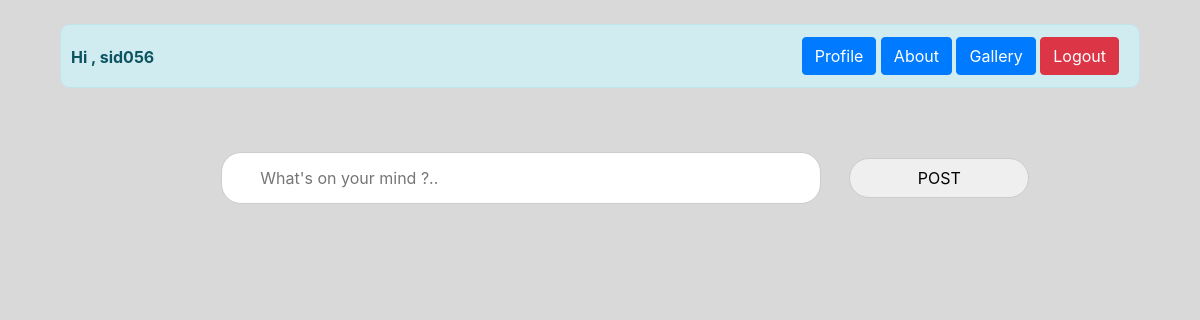
Page /home/ (signed in) on the earlier database version.
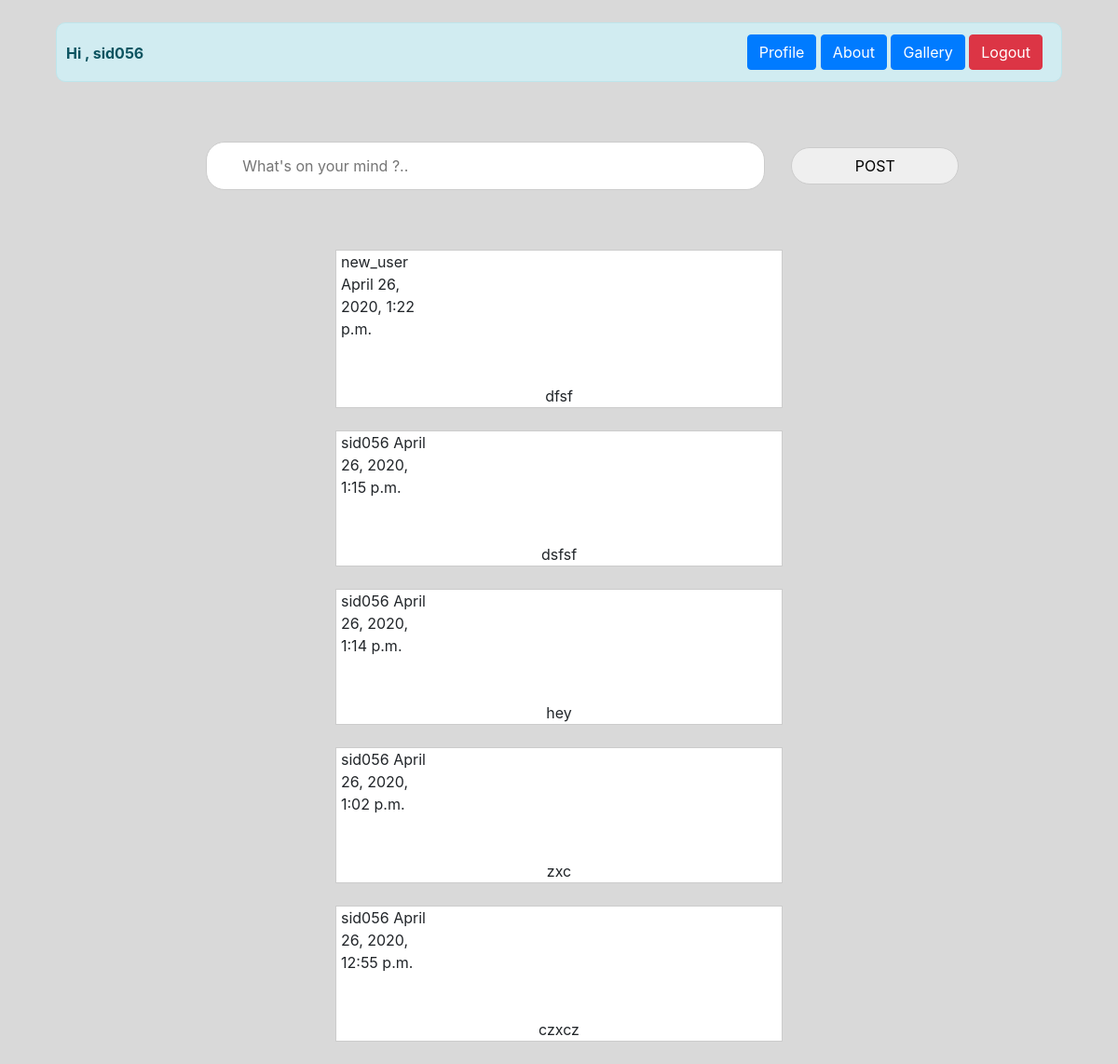
Same page on the later database version.
### home/models.py (models this page shows)
class Post(models.Model):
    postid = models.ForeignKey(User,on_delete=models.CASCADE)
    text = models.TextField()
    post_time = models.DateTimeField(auto_now=True)

### home/views.py (the view)
# urls.py: path('home/',HomeView , name="home"),
@login_required(login_url="/")
def HomeView(request):
    following=[]
    posts = Post.objects.all().order_by('-id')
    Following = Following_list.following_list(Following_list,request.user)
    for follows in Following :
        following.append(follows.following)
    print(following)
    if request.user.is_authenticated :
        return render(request,'home.html',{'user':request.user.username , 'posts':posts , 'following':following })
    else :
        return render(request,'login.html')

### home/models.py (called while the page is built)
    def following_list(self,user):
        result = self.objects.all().filter(username=user)
        return result

### template/home.html (shortened to what this page needs)
{% load static %}
<html>
    <head>
        <link rel="stylesheet" href="https://stackpath.bootstrapcdn.com/bootstrap/4.4.1/css/bootstrap.min.css">
    </head>
    <body>
        <br>
        <div class="alert alert-info menu" role="alert" align="right" >
            <div class="user">
                Hi , {{ user }}
            </div>
            <button type="button" class="btn btn-primary" onclick="parent.location.href='/{{user}}'">Profile</button>
            <button type="button" class="btn btn-primary">About</button>
            <button type="button" class="btn btn-primary">Gallery</button>
            <button type="button" class="btn btn-danger" onclick="parent.location.href='/accounts/logout/'">Logout</button>
        </div>
        <br>
        <div class="input" align="center" >
            <br>
            <form id="form1" method="POST">
                <input type="text"  id="text" class="input1" placeholder="   What's on your mind ?.. " >
                <input class="submit" type="submit" value="POST">
            </form>
        </div>
        <br>
        <br>
        {% for post in posts %}
            {% if post.postid in following %}
                <div class='posts'>
                    <div>
                        {{post.postid}}
                        {{post.post_time}}
                    </div>
                    <br><br>
                    {{post.text}}
                </div><br>
            {% endif %}
        {% endfor %}
    </body>
</html>

### template/home.html (style rules this page uses)
.menu { margin-left: 5%; margin-right: 5%; border-radius: 10px; }
.input1 { height: 40px; width: 50% ; margin-left: 50px; border-radius: 20px; border: 1px solid #ccc; padding: 25px; -webkit-appearance: textfield; -moz-appearance: textfield; appearance: textfield; }
.submit { height: 40px; width: 15%; margin-left: 2%; border-radius: 20px; border: 1px solid #ccc; }
.posts { text-align: center; border: 1px solid #ccc; margin-left: 30%; margin-right: 30%; background: white; }
.posts > div { text-align: left; position: relative; left: 5px; top: 0px; width: 100px; }
.user { position: absolute; left : 10px; top: 20px; font-weight: bolder; }
body { background-color: #d9d9d9; }

Differences in the rows shown:
added Post: postid "new_user", post_time "April 26, 2020, 1:22 p.m.", text "dfsf"
added Post: postid "sid056", post_time "April 26, 2020, 1:15 p.m.", text "dsfsf"
added Post: postid "sid056", post_time "April 26, 2020, 1:14 p.m.", text "hey"
added Post: postid "sid056", post_time "April 26, 2020, 1:02 p.m.", text "zxc"
added Post: postid "sid056", post_time "April 26, 2020, 12:55 p.m.", text "czxcz"
